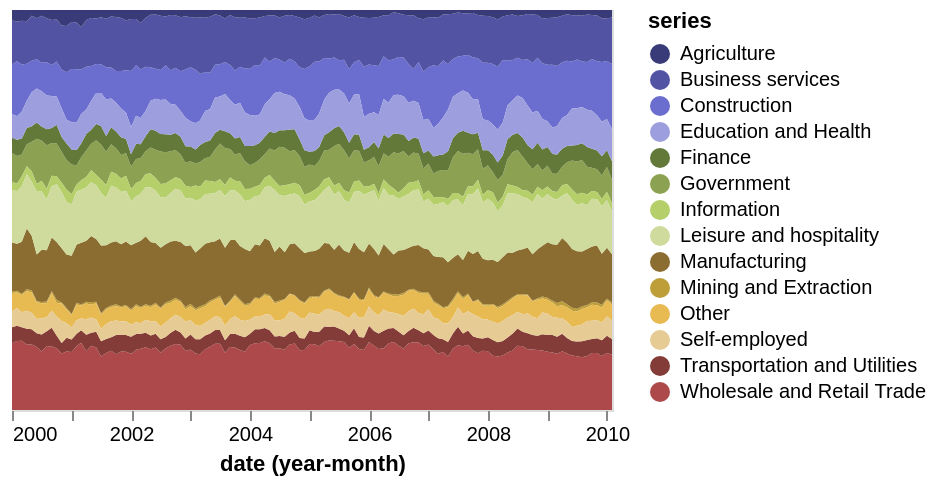

Express this chart as Vega-Lite.
### Vega-Lite specification from a JSON file in a GitHub repository (floating-point values rounded to 4 significant figures; data arrays with more than 128 entries replaced by an {"elided": "..."} marker saying what was removed)
{"$schema": "https://vega.github.io/schema/vega-lite/v4.json", "data": {"values": {"elided": "1708 records"}}, "width": 300, "height": 200, "mark": "area", "encoding": {"x": {"timeUnit": "yearmonth", "field": "date", "axis": {"domain": false, "format": "%Y"}}, "y": {"aggregate": "sum", "field": "count", "axis": null, "stack": "normalize"}, "color": {"field": "series", "scale": {"scheme": "category20b"}}}}
